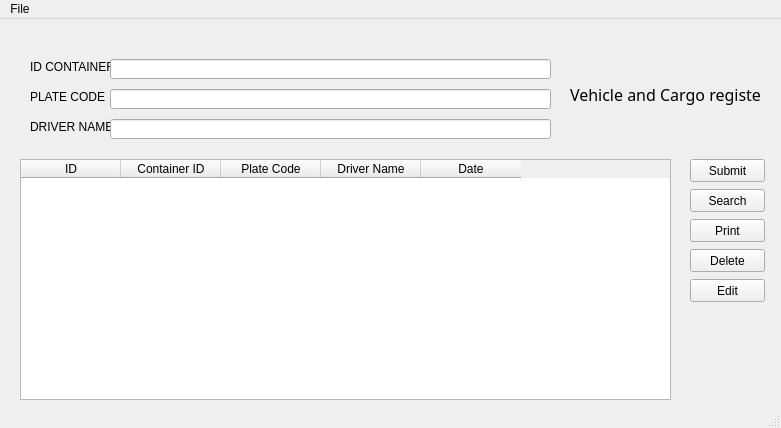
<?xml version="1.0" encoding="UTF-8"?>
<ui version="4.0">
 <class>MainWindow</class>
 <widget class="QMainWindow" name="MainWindow">
  <property name="geometry">
   <rect>
    <x>0</x>
    <y>0</y>
    <width>781</width>
    <height>428</height>
   </rect>
  </property>
  <property name="windowTitle">
   <string>Vehicle &amp; Cargo register</string>
  </property>
  <widget class="QWidget" name="centralwidget">
   <widget class="QLabel" name="label">
    <property name="geometry">
     <rect>
      <x>570</x>
      <y>60</y>
      <width>191</width>
      <height>31</height>
     </rect>
    </property>
    <property name="font">
     <font>
      <family>Myanmar Text</family>
      <pointsize>12</pointsize>
     </font>
    </property>
    <property name="text">
     <string>Vehicle and Cargo register</string>
    </property>
   </widget>
   <widget class="QLabel" name="label_insert_ID_CONTAINER">
    <property name="geometry">
     <rect>
      <x>30</x>
      <y>40</y>
      <width>111</width>
      <height>16</height>
     </rect>
    </property>
    <property name="text">
     <string>ID CONTAINER</string>
    </property>
   </widget>
   <widget class="QLabel" name="label_insert_PLATE_CODE">
    <property name="geometry">
     <rect>
      <x>30</x>
      <y>70</y>
      <width>111</width>
      <height>16</height>
     </rect>
    </property>
    <property name="text">
     <string>PLATE CODE</string>
    </property>
   </widget>
   <widget class="QLabel" name="label_insert_DRIVER_NAME">
    <property name="geometry">
     <rect>
      <x>30</x>
      <y>100</y>
      <width>111</width>
      <height>16</height>
     </rect>
    </property>
    <property name="text">
     <string>DRIVER NAME</string>
    </property>
   </widget>
   <widget class="QPushButton" name="btn_submit">
    <property name="geometry">
     <rect>
      <x>690</x>
      <y>140</y>
      <width>75</width>
      <height>23</height>
     </rect>
    </property>
    <property name="text">
     <string>Submit</string>
    </property>
   </widget>
   <widget class="QPushButton" name="btn_print">
    <property name="geometry">
     <rect>
      <x>690</x>
      <y>200</y>
      <width>75</width>
      <height>23</height>
     </rect>
    </property>
    <property name="text">
     <string>Print</string>
    </property>
   </widget>
   <widget class="QPushButton" name="btn_search">
    <property name="geometry">
     <rect>
      <x>690</x>
      <y>170</y>
      <width>75</width>
      <height>23</height>
     </rect>
    </property>
    <property name="text">
     <string>Search</string>
    </property>
   </widget>
   <widget class="QLineEdit" name="input_id_container">
    <property name="geometry">
     <rect>
      <x>110</x>
      <y>40</y>
      <width>441</width>
      <height>20</height>
     </rect>
    </property>
   </widget>
   <widget class="QLineEdit" name="input_plate_code">
    <property name="geometry">
     <rect>
      <x>110</x>
      <y>70</y>
      <width>441</width>
      <height>20</height>
     </rect>
    </property>
   </widget>
   <widget class="QLineEdit" name="input_driver_name">
    <property name="geometry">
     <rect>
      <x>110</x>
      <y>100</y>
      <width>441</width>
      <height>20</height>
     </rect>
    </property>
   </widget>
   <widget class="QTableWidget" name="tableWidget">
    <property name="geometry">
     <rect>
      <x>20</x>
      <y>140</y>
      <width>651</width>
      <height>241</height>
     </rect>
    </property>
    <column>
     <property name="text">
      <string>ID</string>
     </property>
    </column>
    <column>
     <property name="text">
      <string>Container ID</string>
     </property>
    </column>
    <column>
     <property name="text">
      <string>Plate Code</string>
     </property>
    </column>
    <column>
     <property name="text">
      <string>Driver Name</string>
     </property>
    </column>
    <column>
     <property name="text">
      <string>Date</string>
     </property>
    </column>
   </widget>
   <widget class="QPushButton" name="btn_delete">
    <property name="geometry">
     <rect>
      <x>690</x>
      <y>230</y>
      <width>75</width>
      <height>23</height>
     </rect>
    </property>
    <property name="text">
     <string>Delete</string>
    </property>
   </widget>
   <widget class="QPushButton" name="btn_edit">
    <property name="geometry">
     <rect>
      <x>690</x>
      <y>260</y>
      <width>75</width>
      <height>23</height>
     </rect>
    </property>
    <property name="text">
     <string>Edit</string>
    </property>
   </widget>
   <zorder>label</zorder>
   <zorder>label_insert_ID_CONTAINER</zorder>
   <zorder>label_insert_PLATE_CODE</zorder>
   <zorder>label_insert_DRIVER_NAME</zorder>
   <zorder>btn_submit</zorder>
   <zorder>btn_print</zorder>
   <zorder>input_id_container</zorder>
   <zorder>input_plate_code</zorder>
   <zorder>input_driver_name</zorder>
   <zorder>tableWidget</zorder>
   <zorder>btn_search</zorder>
   <zorder>btn_delete</zorder>
   <zorder>btn_edit</zorder>
  </widget>
  <widget class="QMenuBar" name="menubar">
   <property name="geometry">
    <rect>
     <x>0</x>
     <y>0</y>
     <width>781</width>
     <height>21</height>
    </rect>
   </property>
   <widget class="QMenu" name="menuFile">
    <property name="title">
     <string>File</string>
    </property>
    <addaction name="btn_menu_select_DB"/>
   </widget>
   <addaction name="menuFile"/>
  </widget>
  <widget class="QStatusBar" name="statusbar"/>
  <action name="btn_menu_select_DB">
   <property name="text">
    <string>select DB</string>
   </property>
  </action>
 </widget>
 <resources/>
 <connections/>
</ui>
